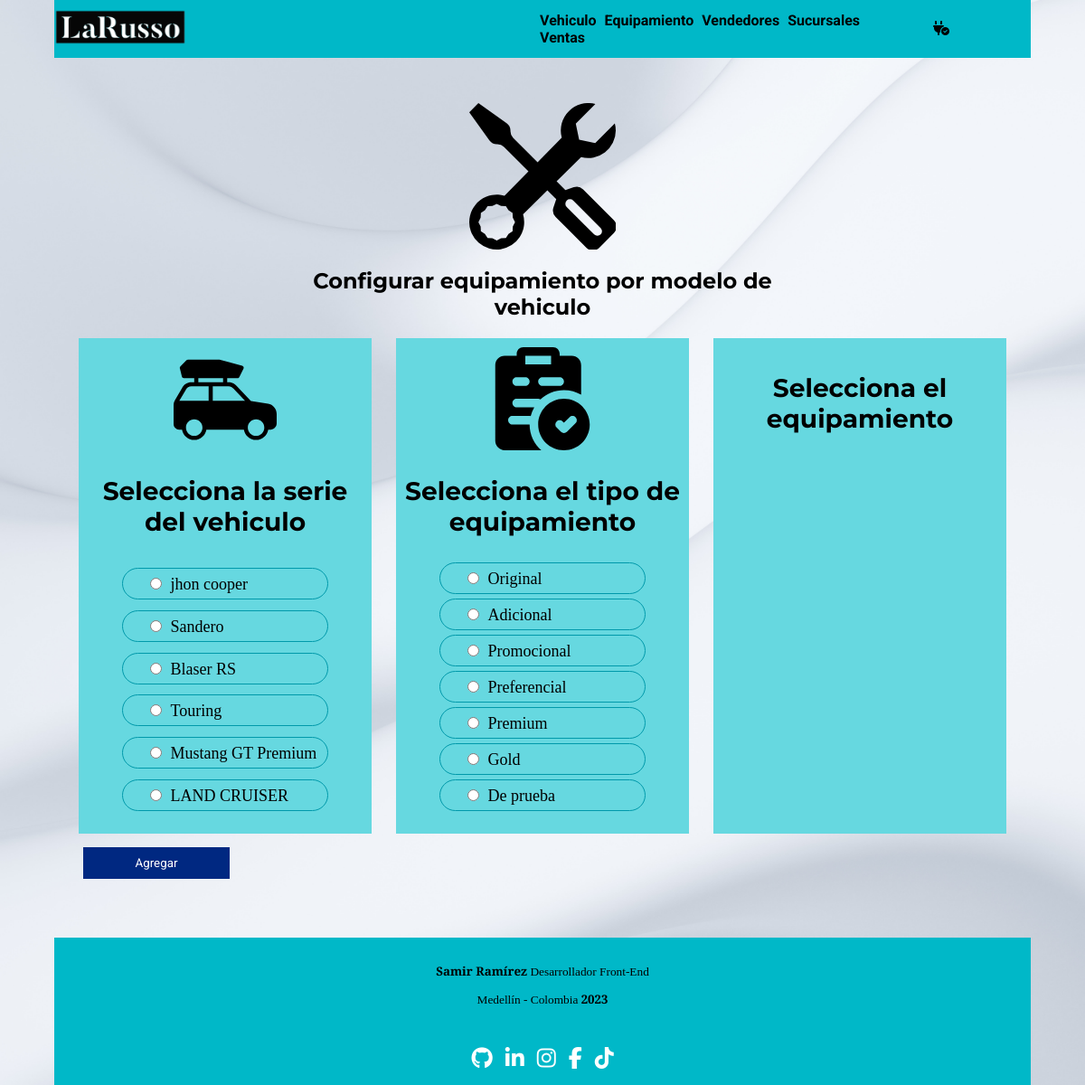
The app's page /equipamiento/crear/equipamientoxmodelo/crear/form.php, older data.
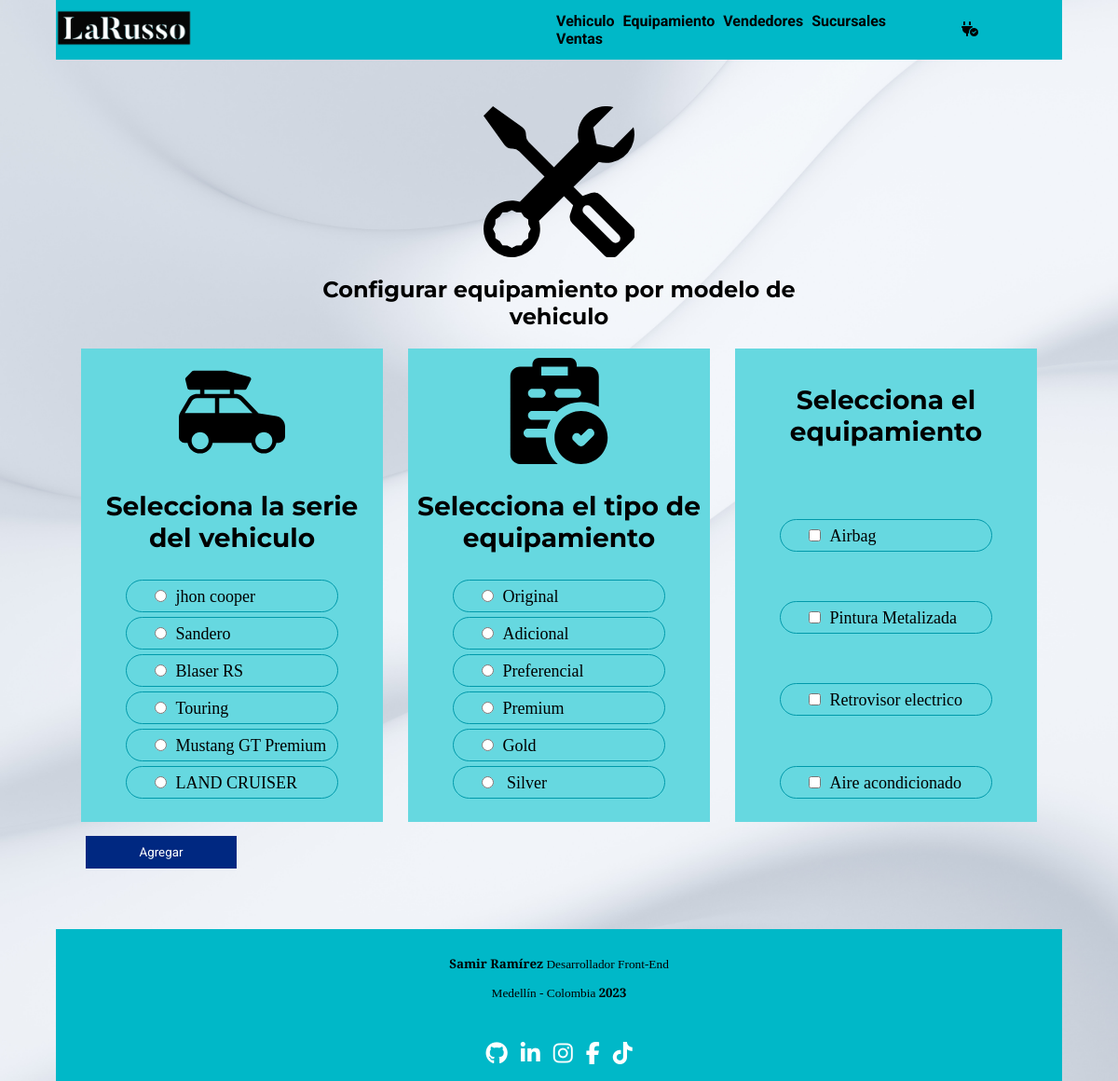
The same page, newer data.
### tables this page shows
CREATE TABLE `vehiculos` (
  `Id_vehiculo` int(8) NOT NULL,
  `marca_veh` varchar(30) NOT NULL,
  `serie_veh` varchar(30) NOT NULL,
  `modelo_veh` varchar(5) NOT NULL,
  `bastidor_veh` varchar(20) NOT NULL,
  `potencia_veh` varchar(20) NOT NULL,
  `motor_veh` varchar(15) NOT NULL,
  `nro_cilindros_veh` varchar(10) NOT NULL,
  `cilindrada_veh` varchar(10) NOT NULL,
  `precio_veh` int(15) NOT NULL,
  `descuento_veh` decimal(5,0) NOT NULL
);

CREATE TABLE `tipo_equipamiento` (
  `id_tipo_eq` int(8) NOT NULL,
  `nombre_tipo_eq` varchar(30) NOT NULL
);

CREATE TABLE `equipamiento` (
  `id_equipamiento` int(8) NOT NULL,
  `nombre_eq` varchar(30) NOT NULL,
  `precio_eq` int(10) NOT NULL
);

### equipamiento/crear/equipamientoxmodelo/crear/consultSerie.php (the view)
<?php
    $id=
    $consultSerie= "SELECT Id_vehiculo, serie_veh FROM vehiculos";
    if($resultSerie= mysqli_query($cnx, $consultSerie)) {
        while($rowSerie= mysqli_fetch_array($resultSerie)) {
            echo "
        <label for='sr' class='lbl-xmodel'>
            <input name='serie' id='sr' type='radio' value='".$rowSerie['Id_vehiculo']."' class='inp-model'>".$rowSerie['serie_veh']."
        </label>";
        }
    }
?>

### equipamiento/crear/equipamientoxmodelo/crear/consultTeq.php
<?php
    $consultteq= "SELECT id_tipo_eq, nombre_tipo_eq FROM tipo_equipamiento";
    if($resultteq= mysqli_query($cnx, $consultteq)) {
        while($rowteq= mysqli_fetch_array($resultteq)) {
            echo "
        <label for='tipo' class='lbl-xmodel'>
            <input name='teq' id='tipo' type='radio' value='".$rowteq['id_tipo_eq']."' class='inp-model'>".$rowteq['nombre_tipo_eq']."
        </label>";
        }
    }
?>

### equipamiento/crear/equipamientoxmodelo/crear/consultEq.php
<?php
    $consulteq= "SELECT id_equipamiento, nombre_eq FROM equipamiento";
    if($resulteq= mysqli_query($cnx, $consulteq)) {
        while($roweq= mysqli_fetch_array($resulteq)) {
            echo "
        <label for='equ' class='lbl-xmodel'>
            <input name='eq[]' id='equ' type='checkbox' value='".$roweq['id_equipamiento']."' class='inp-model'>".$roweq['nombre_eq']."
        </label>";
        }
    }
?>

Row changes from the older to the newer data that the page shows:
removed tipo_equipamiento: nombre_tipo_eq "Promocional"
changed tipo_equipamiento: nombre_tipo_eq "De prueba" → "Silver"
added equipamiento: nombre_eq "Airbag"
added equipamiento: nombre_eq "Pintura Metalizada"
added equipamiento: nombre_eq "Retrovisor electrico"
added equipamiento: nombre_eq "Aire acondicionado"
